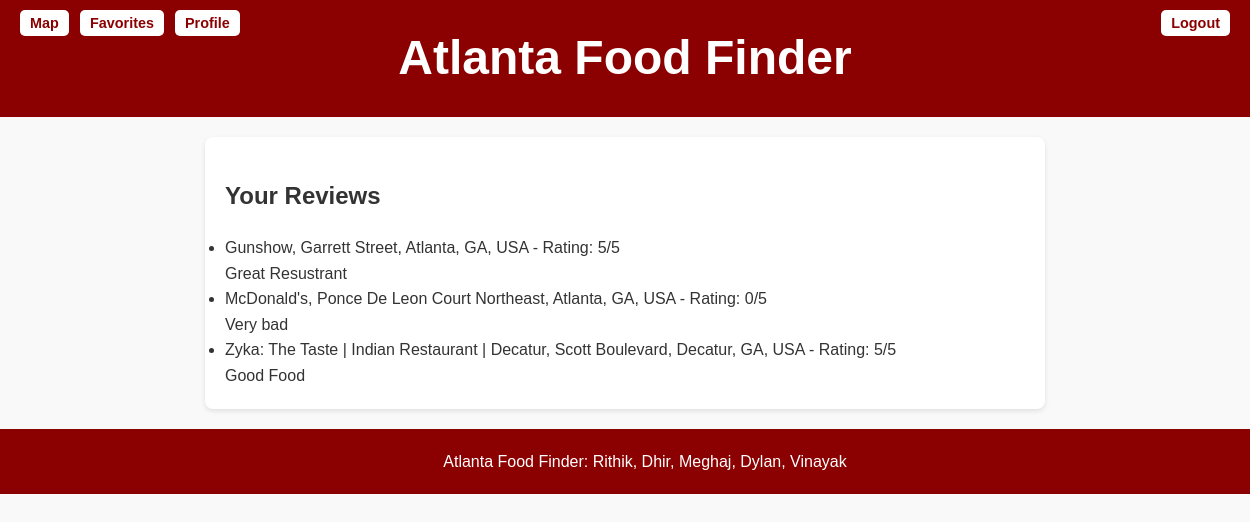
The app's page /users/list-reviews/ (signed in), older data.
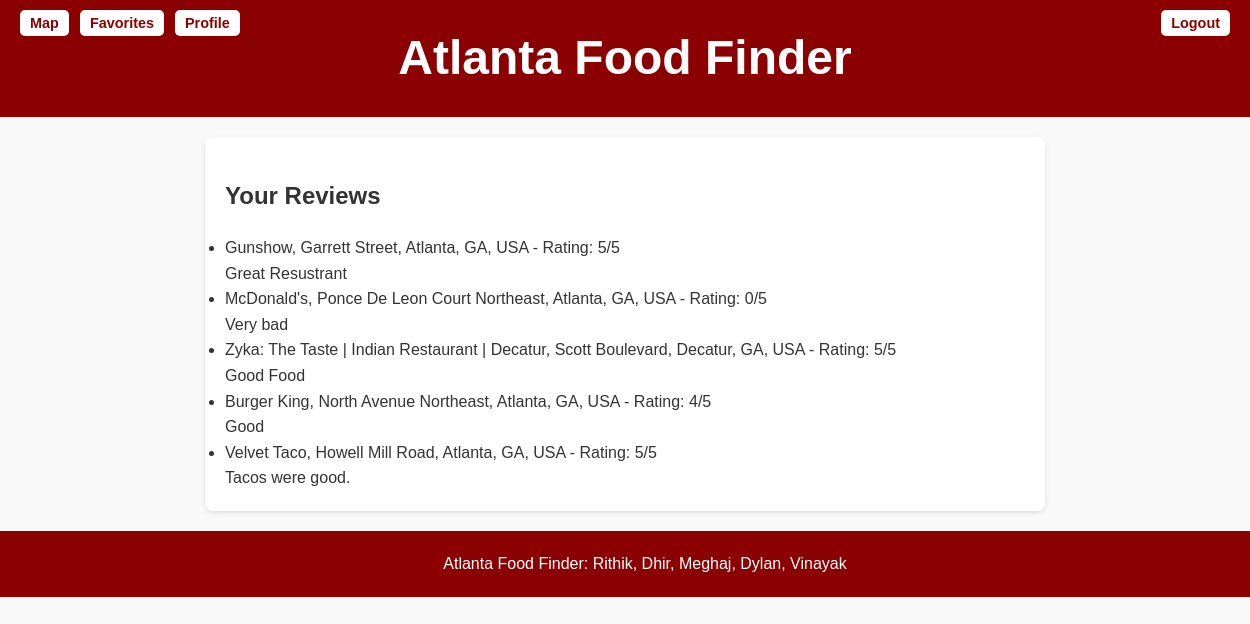
The same page, newer data.
### users/models.py (models this page shows, shortened)
class Review(models.Model):
    user = models.ForeignKey(User, on_delete=models.CASCADE)
    restaurant_name = models.CharField(max_length=255)
    rating = models.PositiveIntegerField(default=5, choices=[(i, i) for i in range(0, 6)])  # Rating from 1 to 5
    review_text = models.TextField()

### users/views.py (the view)
# urls.py: path('list-reviews/', views.list_reviews, name='list_reviews'),
@login_required
def list_reviews(request):
    reviews = Review.objects.filter(user=request.user)
    return render(request, 'users/list_reviews.html', {'reviews': reviews})

### users/templates/users/list_reviews.html
{% extends "users/base.html" %}
{% block content %}
    <h2>Your Reviews</h2>
    <ul>
        {% for review in reviews %}
            <li>{{ review.restaurant_name }} - Rating: {{ review.rating }}/5
                <br>{{ review.review_text }}</li>
        {% empty %}
            <li>No reviews added yet.</li>
        {% endfor %}
    </ul>
{% endblock %}

Row changes from the older to the newer data that the page shows:
added Review: restaurant_name "Burger King, North Avenue Northeast, Atlanta, GA, USA", rating "4", review_text "Good"
added Review: restaurant_name "Velvet Taco, Howell Mill Road, Atlanta, GA, USA", rating "5", review_text "Tacos were good."
